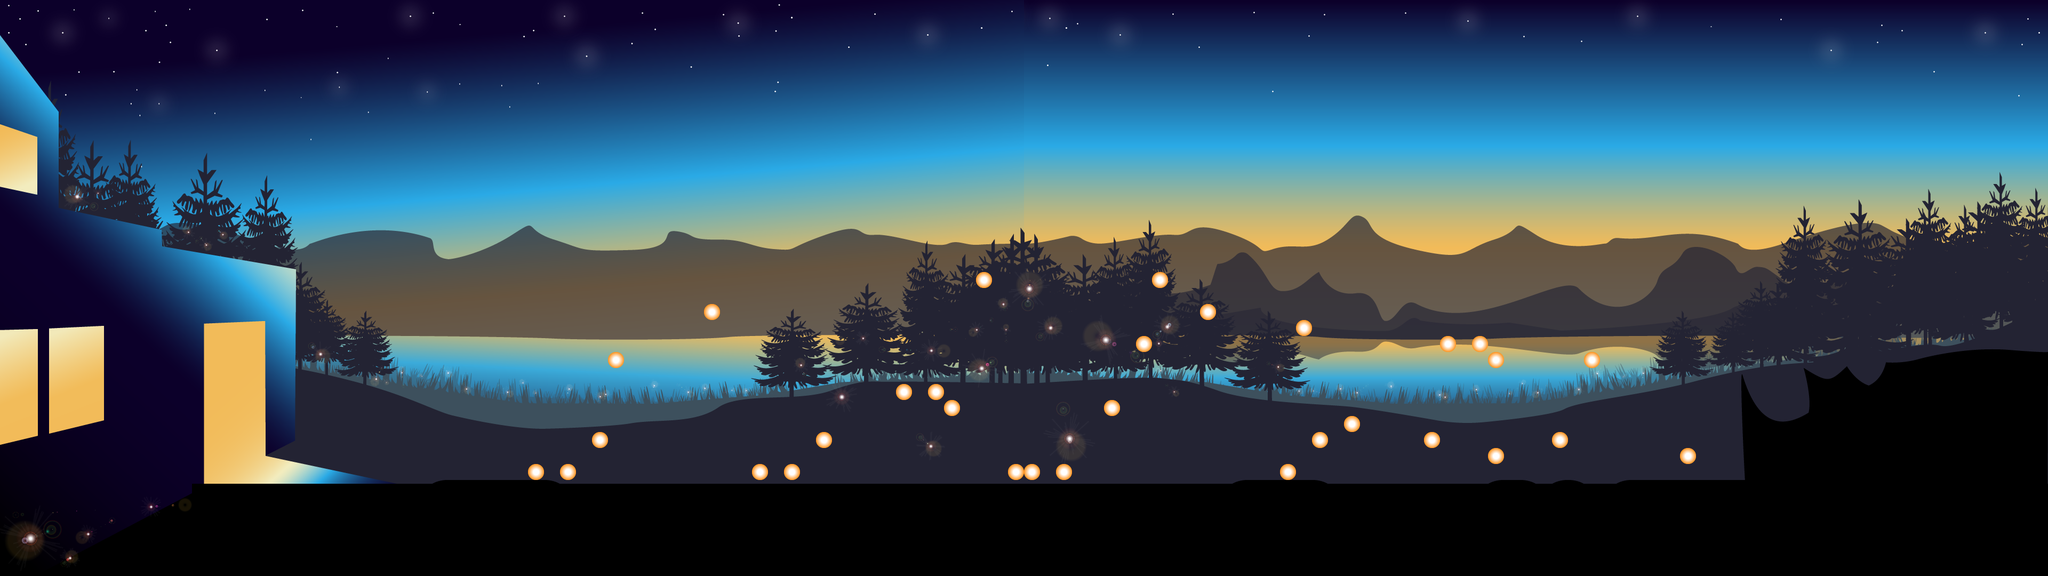

A level layout from a 2D game, rendered from its tile map. Below: a short description, then the map file with tile-grid data replaced by summaries:
An orthogonal 128x36 tile map with 30x30 px tiles, 3 tile layers (background, tiles_ground, tiles_ball), 3 tilesets.

<map version="1.0" tiledversion="1.1.2" orientation="orthogonal" renderorder="right-down" width="128" height="36" tilewidth="30" tileheight="30" infinite="0" nextobjectid="1">
 <tileset firstgid="1" source="farm_3840x1080px.tsx" />
 <tileset firstgid="4609" source="tiles-ground.tsx" />
 <tileset firstgid="4613" source="tiles_ball.tsx" />
 <layer name="background" width="128" height="36" locked="1">
  <data>[4608 cells, 4608 non-empty, 4608 distinct tile ids]</data>
 </layer>
 <layer name="tiles_ground" width="128" height="36" locked="1">
  <data>[4608 cells, 696 non-empty, 4 distinct tile ids]</data>
 </layer>
 <layer name="tiles_ball" width="128" height="36" locked="1">
  <data>[4608 cells, 31 non-empty, 1 distinct tile ids]</data>
 </layer>
</map>